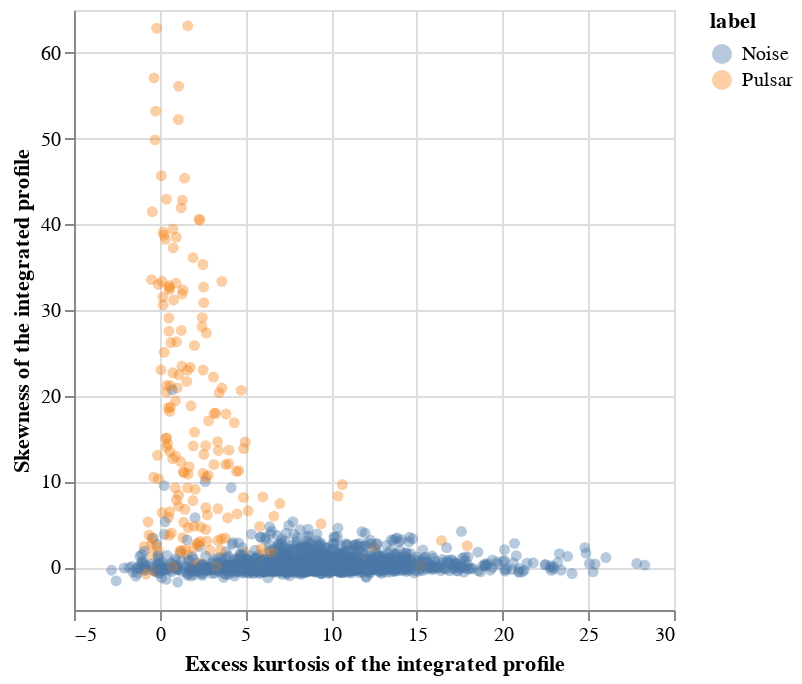

Here is the notebook cell this chart was saved with:
### Markdown cell above
As an exploratory visualization of the data, we created a graph comparing the Skewness of the integrated profile (y-axis) to the Excess kurtosis of the integrated profile (x-axis). We also coloured the pulsar and noise examples to be able to determine if we can obtain any information on when we have a pulsar, or when it is noise. Based on the graph, we found that lower values of the Skewness of the integrated profile and of the Excess kurtosis of the integrated profile are typically noise, while pulsars typically have larger values. From the visualization of our graph and tables 1.1 and 1.2, we were able to determine that we have an imbalance between the number of Noise and Pulsar Labels.

### Code cell
# Create the graph to visualize our data.
pulsar_plot = alt.Chart(pulsar_data.sample(n=2000)).mark_circle(opacity=0.4).encode(
    x=alt.X("excess_kurtosis_dm-snr_curve").title("Excess kurtosis of the integrated profile"),
    y=alt.Y("skewness_integrated_profile").title("Skewness of the integrated profile"),
    color=alt.Color("label").title("label")
)
pulsar_plot

### Figure 1 — Vega-Lite specification as saved in the notebook (floating-point values rounded to 4 significant figures; data arrays with more than 128 entries replaced by an {"elided": "..."} marker saying what was removed)
{"config": {"view": {"continuousWidth": 300, "continuousHeight": 300}}, "data": {"name": "data-0cc9e09f51abea1ac29c4a10cd7d0591"}, "mark": {"type": "circle", "opacity": 0.4}, "encoding": {"color": {"field": "label", "title": "label", "type": "nominal"}, "x": {"field": "excess_kurtosis_dm-snr_curve", "title": "Excess kurtosis of the integrated profile", "type": "quantitative"}, "y": {"field": "skewness_integrated_profile", "title": "Skewness of the integrated profile", "type": "quantitative"}}, "$schema": "https://vega.github.io/schema/vega-lite/v5.15.1.json", "datasets": {"data-0cc9e09f51abea1ac29c4a10cd7d0591": {"elided": "2000 records"}}}
